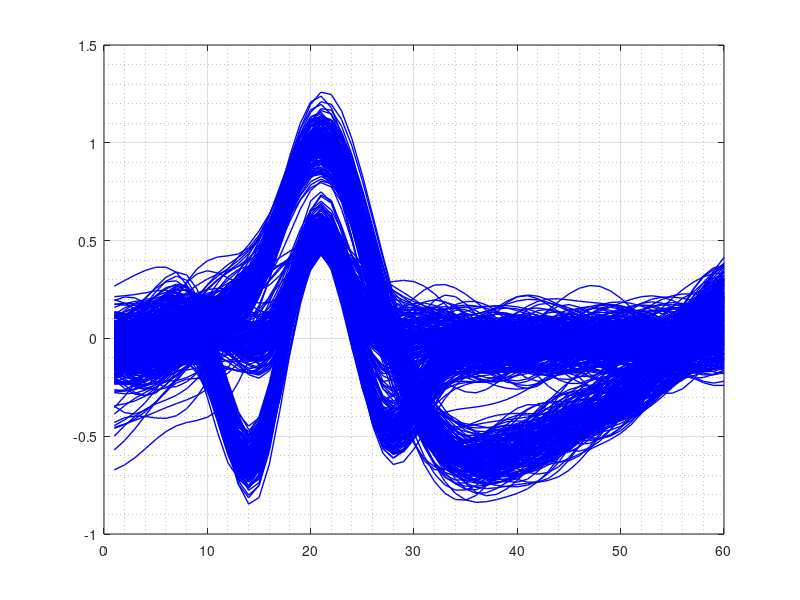

Reproduce this figure in MATLAB. (Note: this script raises an error after producing the figure.)
clc
clear
close all
%% ========================================================================
%  Author          : Mohammad Norizadeh Cherloo
%  Website         : https://onlinebme.com/
%  GitHub          : https://github.com/Mohammad-Norizadeh-Cherloo
%  Google Scholar  : https://scholar.google.com/citations?user=fIKpYm8AAAAJ
%  
%  Project         : Dimensionality Reduction of Neural Action Potentials (Spikes)
%  Algorithm       : Principal Component Analysis (PCA) – from scratch
%  
%  Description     : Manual implementation of PCA for dimensionality reduction 
%                    of action potential waveforms. Spikes of length 60 
%                    (60-dimensional time-domain vectors) are projected 
%                    into 3D space for visualization and analysis.
%                    Part of the comprehensive Pattern Recognition & 
%                    Machine Learning course.
%  
%  Full video course (theory + equations + step-by-step implementation):
%  https://onlinebme.com/product/dimension-reduction-using-lda-pca/
%  https://onlinebme.com/product-category/machine-learning
%  
%  For the complete mathematical background, derivations, and video 
%  explanations of this algorithm, please visit OnlineBME.
%% ========================================================================
load Spikes
plot(Spikes,'b','linewidth',1)
grid on
grid minor
%% dimension reduction
% PCA
m=3;
[W] = mypca(Spikes,m);
% step 6: map data using m eigen values
Features= W'*Spikes;
figure
plot3(Features(1,:),Features(2,:),Features(3,:),'ko','linewidth',1.5,...
    'markersize',10,'markerfacecolor',rand(1,3))
grid on
grid minor
